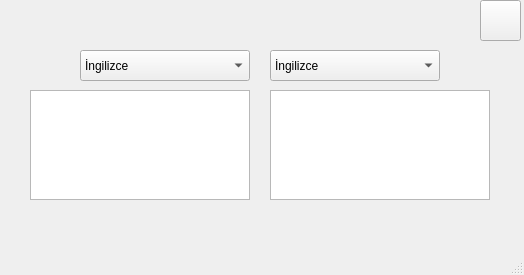
<?xml version="1.0" encoding="UTF-8"?>
<ui version="4.0">
 <class>MainWindow</class>
 <widget class="QMainWindow" name="MainWindow">
  <property name="geometry">
   <rect>
    <x>0</x>
    <y>0</y>
    <width>524</width>
    <height>275</height>
   </rect>
  </property>
  <property name="windowTitle">
   <string>Language Translate | Maresal PRM</string>
  </property>
  <widget class="QWidget" name="centralwidget">
   <widget class="QComboBox" name="comboBox">
    <property name="geometry">
     <rect>
      <x>80</x>
      <y>50</y>
      <width>170</width>
      <height>31</height>
     </rect>
    </property>
    <item>
     <property name="text">
      <string>İngilizce</string>
     </property>
    </item>
    <item>
     <property name="text">
      <string>Türkçe</string>
     </property>
    </item>
    <item>
     <property name="text">
      <string>Almanca</string>
     </property>
    </item>
    <item>
     <property name="text">
      <string>Fransızca</string>
     </property>
    </item>
    <item>
     <property name="text">
      <string>İspanyolca</string>
     </property>
    </item>
   </widget>
   <widget class="QComboBox" name="comboBox_2">
    <property name="geometry">
     <rect>
      <x>270</x>
      <y>50</y>
      <width>170</width>
      <height>31</height>
     </rect>
    </property>
    <property name="currentText">
     <string>İngilizce</string>
    </property>
    <item>
     <property name="text">
      <string>İngilizce</string>
     </property>
    </item>
    <item>
     <property name="text">
      <string>Türkçe</string>
     </property>
    </item>
    <item>
     <property name="text">
      <string>Almanca</string>
     </property>
    </item>
    <item>
     <property name="text">
      <string>Fransızca</string>
     </property>
    </item>
    <item>
     <property name="text">
      <string>İspanyolca</string>
     </property>
    </item>
   </widget>
   <widget class="QTextEdit" name="textEdit">
    <property name="geometry">
     <rect>
      <x>30</x>
      <y>90</y>
      <width>220</width>
      <height>110</height>
     </rect>
    </property>
   </widget>
   <widget class="QTextEdit" name="textEdit_2">
    <property name="geometry">
     <rect>
      <x>270</x>
      <y>90</y>
      <width>220</width>
      <height>110</height>
     </rect>
    </property>
   </widget>
   <widget class="QLabel" name="label">
    <property name="geometry">
     <rect>
      <x>50</x>
      <y>0</y>
      <width>421</width>
      <height>241</height>
     </rect>
    </property>
    <property name="text">
     <string/>
    </property>
   </widget>
   <widget class="QPushButton" name="pushButton">
    <property name="geometry">
     <rect>
      <x>480</x>
      <y>0</y>
      <width>41</width>
      <height>41</height>
     </rect>
    </property>
    <property name="text">
     <string/>
    </property>
   </widget>
   <zorder>label</zorder>
   <zorder>comboBox</zorder>
   <zorder>comboBox_2</zorder>
   <zorder>textEdit</zorder>
   <zorder>textEdit_2</zorder>
   <zorder>pushButton</zorder>
  </widget>
  <widget class="QMenuBar" name="menubar">
   <property name="geometry">
    <rect>
     <x>0</x>
     <y>0</y>
     <width>524</width>
     <height>21</height>
    </rect>
   </property>
  </widget>
  <widget class="QStatusBar" name="statusbar"/>
 </widget>
 <resources/>
 <connections/>
</ui>
